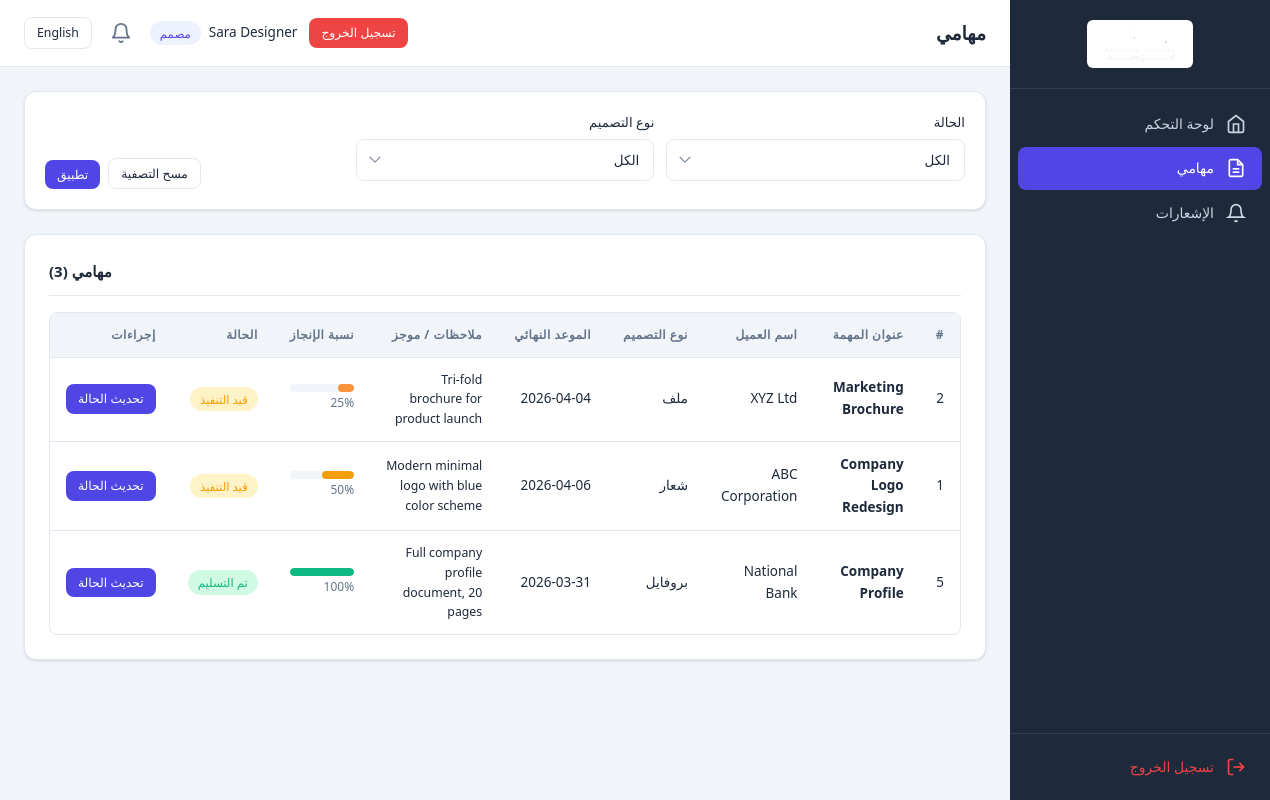
/designer/my_tasks.php (signed in), run on the app's committed database.
### tables this page shows
CREATE TABLE IF NOT EXISTS `tasks` (
    `id` INT UNSIGNED NOT NULL AUTO_INCREMENT,
    `title` VARCHAR(255) NOT NULL,
    `client_name` VARCHAR(150) NOT NULL,
    `design_type` ENUM('file', 'logo', 'design', 'motion_design', 'profile') NOT NULL,
    `notes` TEXT NULL,
    `deadline` DATE NULL,
    `assigned_to` INT UNSIGNED NOT NULL,
    `progress_percentage` TINYINT UNSIGNED NOT NULL DEFAULT 0,
    `status` ENUM('new', 'in_progress', 'delivered') NOT NULL DEFAULT 'new',
    `file_path` VARCHAR(500) NULL DEFAULT NULL,
    `created_by` INT UNSIGNED NOT NULL,
    `created_at` DATETIME NOT NULL DEFAULT CURRENT_TIMESTAMP,
    `updated_at` DATETIME NOT NULL DEFAULT CURRENT_TIMESTAMP ON UPDATE CURRENT_TIMESTAMP,
    PRIMARY KEY (`id`),
    KEY `idx_assigned_to` (`assigned_to`),
    KEY `idx_status` (`status`),
    KEY `idx_design_type` (`design_type`),
    KEY `idx_deadline` (`deadline`),
    KEY `idx_created_by` (`created_by`),
    CONSTRAINT `fk_tasks_assigned_to` FOREIGN KEY (`assigned_to`) REFERENCES `users` (`id`) ON DELETE CASCADE,
    CONSTRAINT `fk_tasks_created_by` FOREIGN KEY (`created_by`) REFERENCES `users` (`id`) ON DELETE CASCADE
);

### includes/language.php (called while the page is built, shortened)
<?php
function loadLanguage() {
    $langFile = __DIR__ . '/../config/lang_' . $_SESSION['lang'] . '.php';
    return $lang;
}
function getCurrentLang() {
    return $_SESSION['lang'] ?? 'en';
}
function __($key) {
    global $lang;
    return $lang[$key] ?? $key;
}

### includes/auth.php (called while the page is built, shortened)
<?php
require_once __DIR__ . '/language.php';
$lang = loadLanguage();
function sanitize($input) {
    return htmlspecialchars(trim($input), ENT_QUOTES, 'UTF-8');
}

### includes/helpers.php (called while the page is built, shortened)
<?php
function formatDate($date, $format = 'Y-m-d') {
    return date($format, strtotime($date));
}
function getDesignTypeLabel($type) {
    $currentLang = getCurrentLang();
    $types = DESIGN_TYPES;
    return isset($types[$type]) ? $types[$type][$currentLang] : $type;
}
function getStatusLabel($status) {
    $currentLang = getCurrentLang();
    $statuses = TASK_STATUSES;
    return isset($statuses[$status]) ? $statuses[$status][$currentLang] : $status;
}
function getStatusClass($status) {
    $classes = [
        'new'         => 'badge-new',
        'in_progress' => 'badge-progress',
        'delivered'   => 'badge-delivered',
    ];
    return $classes[$status] ?? 'badge-default';
}
function getProgressColor($percentage) {
    if ($percentage >= 100) return 'progress-complete';
    if ($percentage >= 50)  return 'progress-mid';
    if ($percentage >= 25)  return 'progress-low';
    return 'progress-zero';
}
function isOverdue($deadline) {
    return strtotime($deadline) < strtotime('today');
}
function isDueToday($deadline) {
    return date('Y-m-d', strtotime($deadline)) === date('Y-m-d');
}

### designer/my_tasks.php (the view, shortened to what this page needs)
<?php
require_once __DIR__ . '/../includes/auth.php';
require_once __DIR__ . '/../includes/helpers.php';
$currentUser = getCurrentUser();
$pdo = getDBConnection();
$where = ["t.assigned_to = ?"];
$params = [$currentUser['id']];
$whereSQL = 'WHERE ' . implode(' AND ', $where);
$stmt = $pdo->prepare("
    SELECT t.*
    FROM tasks t
    $whereSQL
    ORDER BY
        CASE WHEN t.status = 'new' THEN 0
             WHEN t.status = 'in_progress' THEN 1
             ELSE 2 END,
        t.deadline ASC,
        t.created_at DESC
");
$stmt->execute($params);
$tasks = $stmt->fetchAll();
include __DIR__ . '/../templates/header.php';
?>
<div class="filter-bar">
    <form method="GET" action="">
        <div class="filter-grid">
            <div class="form-group mb-1">
                <label class="form-label"><?= __('status') ?></label>
                <select name="status" class="form-control">
                    <option value=""><?= __('all') ?></option>
                </select>
            </div>
            <div class="form-group mb-1">
                <label class="form-label"><?= __('design_type') ?></label>
                <select name="design_type" class="form-control">
                    <option value=""><?= __('all') ?></option>
                </select>
            </div>
            <div class="filter-actions">
                <button type="submit" class="btn btn-primary btn-sm"><?= __('apply_filter') ?></button>
                <a href="/designer/my_tasks.php" class="btn btn-outline btn-sm"><?= __('clear_filter') ?></a>
            </div>
        </div>
    </form>
</div>
<div class="card">
    <div class="card-header">
        <h2 class="card-title"><?= __('nav_my_tasks') ?> (<?= count($tasks) ?>)</h2>
    </div>
    <?php if (empty($tasks)): ?>
    <div class="empty-state">
        <svg viewBox="0 0 24 24" fill="none" stroke="currentColor" stroke-width="1.5"><path d="M14 2H6a2 2 0 00-2 2v16a2 2 0 002 2h12a2 2 0 002-2V8z"/><polyline points="14 2 14 8 20 8"/></svg>
        <p><?= __('no_tasks') ?></p>
    </div>
    <?php else: ?>
    <div class="table-wrapper">
        <table>
            <thead>
                <tr>
                    <th>#</th>
                    <th><?= __('task_title') ?></th>
                    <th><?= __('client_name') ?></th>
                    <th><?= __('design_type') ?></th>
                    <th><?= __('deadline') ?></th>
                    <th><?= __('notes') ?></th>
                    <th><?= __('progress') ?></th>
                    <th><?= __('status') ?></th>
                    <th><?= __('actions') ?></th>
                </tr>
            </thead>
            <tbody>
                <?php foreach ($tasks as $task): ?>
                <tr>
                    <td><?= $task['id'] ?></td>
                    <td><strong><?= sanitize($task['title']) ?></strong></td>
                    <td><?= sanitize($task['client_name']) ?></td>
                    <td><?= getDesignTypeLabel($task['design_type']) ?></td>
                    <td>
                        <?php if ($task['deadline']): ?>
                            <span class="<?= isOverdue($task['deadline']) && $task['status'] !== 'delivered' ? 'deadline-overdue' : (isDueToday($task['deadline']) ? 'deadline-today' : '') ?>">
                                <?= formatDate($task['deadline']) ?>
                            </span>
                        <?php endif; ?>
                    </td>
                    <td class="text-small"><?= sanitize(mb_substr($task['notes'] ?? '', 0, 60)) ?><?= mb_strlen($task['notes'] ?? '') > 60 ? '...' : '' ?></td>
                    <td>
                        <div class="progress-bar-container <?= getProgressColor($task['progress_percentage']) ?>">
                            <div class="progress-bar" style="width: <?= (int)$task['progress_percentage'] ?>%"></div>
                        </div>
                        <span class="progress-text"><?= (int)$task['progress_percentage'] ?>%</span>
                    </td>
                    <td><span class="badge status-badge <?= getStatusClass($task['status']) ?>"><?= getStatusLabel($task['status']) ?></span></td>
                    <td>
                        <a href="/designer/my_tasks.php?update=<?= $task['id'] ?>" class="btn btn-sm btn-primary"><?= __('update_status') ?></a>
                    </td>
                </tr>
                <?php endforeach; ?>
            </tbody>
        </table>
    </div>
    <?php endif; ?>
</div>
<?php include __DIR__ . '/../templates/footer.php'; ?>

### assets/css/rtl.css (style rules this page uses)
.rtl { text-align: right; }
.rtl th, .rtl td { text-align: right; }
.rtl .form-group { text-align: right; }
.rtl select.form-control { background-position: left 12px center; padding-left: 36px; padding-right: 14px; }
.rtl .card-header { flex-direction: row-reverse; }
.rtl .filter-actions { flex-direction: row-reverse; }

### data on the page
tasks: id "2", title "Marketing Brochure", client_name "XYZ Ltd", design_type "ملف", deadline "2026-04-04", notes "Tri-fold brochure for product launch", progress_percentage "25", status "قيد التنفيذ"
tasks: id "1", title "Company Logo Redesign", client_name "ABC Corporation", design_type "شعار", deadline "2026-04-06", notes "Modern minimal logo with blue color scheme", progress_percentage "50", status "قيد التنفيذ"
tasks: id "5", title "Company Profile", client_name "National Bank", design_type "بروفايل", deadline "2026-03-31", notes "Full company profile document, 20 pages", progress_percentage "100", status "تم التسليم"

### other printed values
__('nav_dashboard') "لوحة التحكم"
__('nav_my_tasks') "مهامي"
__('notifications') "الإشعارات"
__('logout') "تسجيل الخروج"
$pageName "مهامي"
__('nav_language') "English"
$currentUser['full_name'] "Sara Designer"
__('role_designer') "مصمم"
__('status') "الحالة"
__('design_type') "نوع التصميم"
__('apply_filter') "تطبيق"
__('clear_filter') "مسح التصفية"
count($tasks) "3"
__('task_title') "عنوان المهمة"
__('client_name') "اسم العميل"
